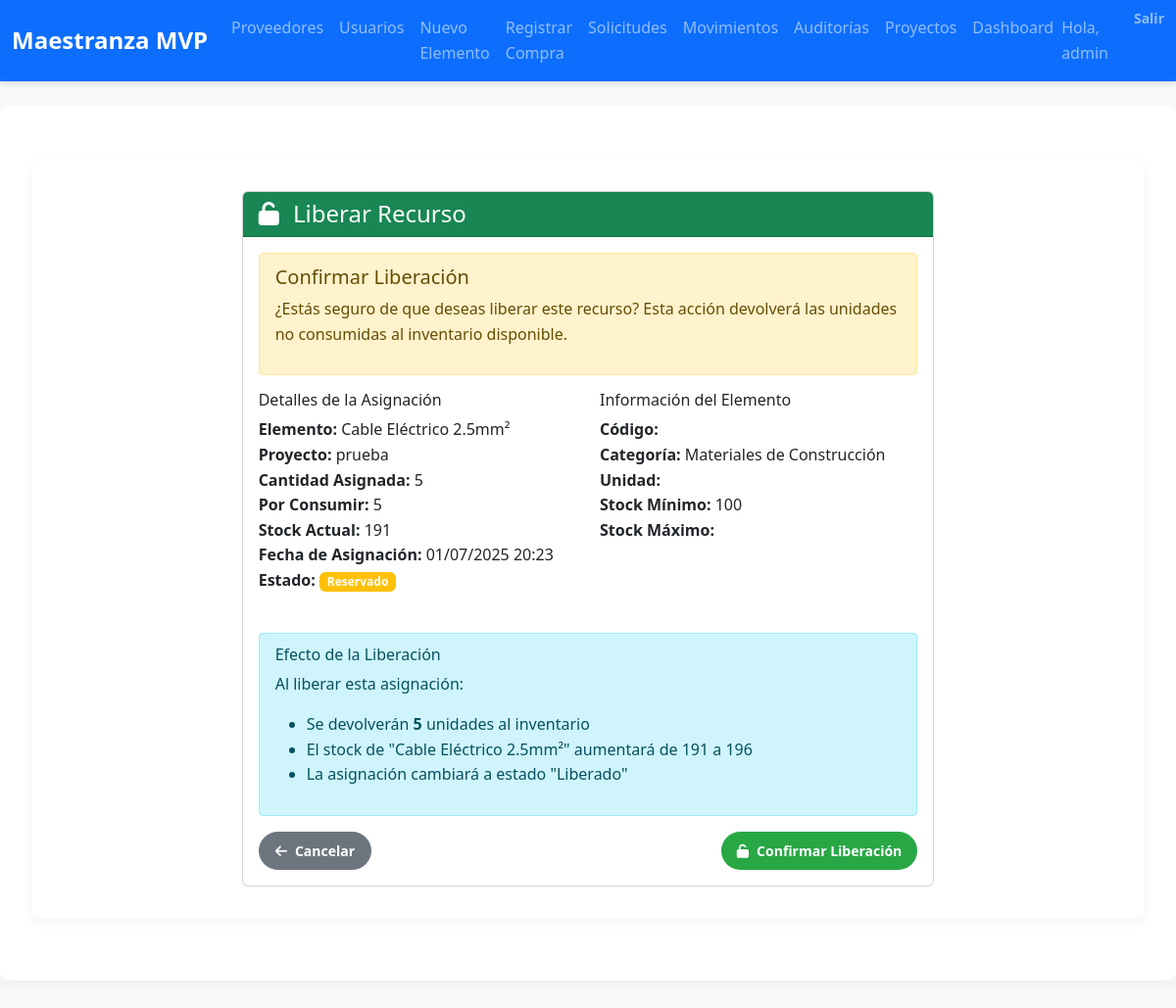
Page /asignaciones/3/liberar/ (signed in) on the committed database.
### inventario/models.py (models this page shows, shortened)
class AsignacionRecurso(models.Model):
    ESTADOS = [
        ('reservado', 'Reservado'),
        ('en_uso', 'En Uso'),
        ('liberado', 'Liberado'),
        ('cancelado', 'Cancelado'),
    ]
    elemento = models.ForeignKey(ElementoInventario, on_delete=models.CASCADE, related_name='asignaciones')
    proyecto = models.CharField(max_length=200)
    cantidad_asignada = models.PositiveIntegerField()
    cantidad_disponible = models.PositiveIntegerField(default=0)  # Cantidad que aún no se ha usado
    fecha_asignacion = models.DateTimeField(auto_now_add=True)
    fecha_liberacion_estimada = models.DateField()
    fecha_liberacion_real = models.DateField(null=True, blank=True)
    estado = models.CharField(max_length=20, choices=ESTADOS, default='reservado')
    asignado_por = models.ForeignKey(User, on_delete=models.CASCADE, related_name='asignaciones_creadas')
    observaciones = models.TextField(blank=True)
    class Meta:
        ordering = ['-fecha_asignacion']
        verbose_name = 'Asignación de Recurso'
        verbose_name_plural = 'Asignaciones de Recursos'

class ElementoInventario(models.Model):
    nombre = models.CharField(max_length=100)
    descripcion = models.TextField(blank=True)
    numero_serie = models.CharField(max_length=50, unique=True)
    proveedor = models.ForeignKey(Proveedor, on_delete=models.PROTECT)
    categoria = models.ForeignKey(Categoria, on_delete=models.SET_NULL, null=True, blank=True)
    etiquetas = models.ManyToManyField(Etiqueta, blank=True)
    ubicacion = models.CharField(max_length=100)
    lote = models.CharField(max_length=50, blank=True, null=True, help_text="Identificador de lote (opcional)")
    fecha_vencimiento = models.DateField(blank=True, null=True, help_text="Fecha de vencimiento (opcional)")
    stock_actual = models.PositiveIntegerField(default=0)
    stock_minimo = models.PositiveIntegerField(default=1)

class Categoria(models.Model):
    nombre = models.CharField(max_length=50, unique=True)
    descripcion = models.TextField(blank=True)
    color = models.CharField(max_length=7, default='#007bff', help_text='Color en formato hexadecimal')
    class Meta:
        verbose_name_plural = "Categorías"
        ordering = ['nombre']
    def __str__(self):
        return self.nombre

### inventario/decorators.py (the view)
        def wrapper(request, *args, **kwargs):
            user = request.user
            if user.is_authenticated and (
                user.is_superuser or
                user.groups.filter(name=role_name).exists()
            ):
                return view_func(request, *args, **kwargs)
            messages.error(request,
                "🚫 No tienes permiso para acceder a esta funcionalidad."
            )
            return redirect('inventario:index')

### inventario/context_processors.py (called while the page is built)
def role_flags(request):
    user = request.user
    return {
        'is_admin':    user.is_authenticated and user.is_superuser,
        'is_gestor':   user.is_authenticated and user.groups.filter(name='Gestor de Inventario').exists(),
        'is_comprador':user.is_authenticated and user.groups.filter(name='Comprador').exists(),
        'is_logistica':user.is_authenticated and user.groups.filter(name='Logística').exists(),
        'is_auditor':  user.is_authenticated and user.groups.filter(name='Auditor').exists(),
        'is_produccion':user.is_authenticated and user.groups.filter(name='Jefe de Producción').exists(),
        'is_gerente_proyecto':user.is_authenticated and user.groups.filter(name='Gerente de Proyectos').exists(),
        'is_usuario_final':user.is_authenticated and user.groups.filter(name='Usuario Final').exists(),
    }

### inventario/views.py (called while the page is built, shortened)
@login_required
@role_required('Jefe de Producción')
def asignacion_liberar(request, pk):
    asignacion = get_object_or_404(AsignacionRecurso, pk=pk)
    return render(request, 'inventario/asignacion_confirm_liberar.html', {
        'asignacion': asignacion
    })

### inventario/templates/inventario/asignacion_confirm_liberar.html (shortened to what this page needs)
{% extends 'inventario/base.html' %}
{% load static %}
{% block content %}
<div class="container mt-4">
    <div class="row">
        <div class="col-md-8 mx-auto">
            <div class="card">
                <div class="card-header bg-success text-white">
                    <h4 class="mb-0">
                        <i class="fas fa-unlock me-2"></i>
                        Liberar Recurso
                    </h4>
                </div>
                <div class="card-body">
                    <div class="alert alert-warning">
                        <h5>Confirmar Liberación</h5>
                        <p>¿Estás seguro de que deseas liberar este recurso? Esta acción devolverá las unidades no consumidas al inventario disponible.</p>
                    </div>
                    <div class="row mb-4">
                        <div class="col-md-6">
                            <h6>Detalles de la Asignación</h6>
                            <ul class="list-unstyled">
                                <li><strong>Elemento:</strong> {{ asignacion.elemento.nombre }}</li>
                                <li><strong>Proyecto:</strong> {{ asignacion.proyecto }}</li>
                                <li><strong>Cantidad Asignada:</strong> {{ asignacion.cantidad_asignada }}</li>
                                <li><strong>Por Consumir:</strong> {{ asignacion.cantidad_disponible }}</li>
                                <li><strong>Stock Actual:</strong> {{ asignacion.elemento.stock_actual }}</li>
                                <li><strong>Fecha de Asignación:</strong> {{ asignacion.fecha_asignacion|date:"d/m/Y H:i" }}</li>
                                <li><strong>Estado:</strong>
                                    {% if asignacion.estado == 'reservado' %}
                                        <span class="badge bg-warning">Reservado</span>
                                    {% elif asignacion.estado == 'liberado' %}
                                        <span class="badge bg-success">Liberado</span>
                                    {% elif asignacion.estado == 'cancelado' %}
                                        <span class="badge bg-danger">Cancelado</span>
                                    {% endif %}
                                </li>
                            </ul>
                        </div>
                        <div class="col-md-6">
                            <h6>Información del Elemento</h6>
                            <ul class="list-unstyled">
                                <li><strong>Código:</strong> {{ asignacion.elemento.codigo }}</li>
                                <li><strong>Categoría:</strong> {{ asignacion.elemento.categoria }}</li>
                                <li><strong>Unidad:</strong> {{ asignacion.elemento.unidad }}</li>
                                <li><strong>Stock Mínimo:</strong> {{ asignacion.elemento.stock_minimo }}</li>
                                <li><strong>Stock Máximo:</strong> {{ asignacion.elemento.stock_maximo }}</li>
                            </ul>
                        </div>
                    </div>
                    {% if asignacion.cantidad_disponible > 0 %}
                        <div class="alert alert-info">
                            <h6>Efecto de la Liberación</h6>
                            <p>Al liberar esta asignación:</p>
                            <ul>
                                <li>Se devolverán <strong>{{ asignacion.cantidad_disponible }}</strong> unidades al inventario</li>
                                <li>El stock de "{{ asignacion.elemento.nombre }}" aumentará de {{ asignacion.elemento.stock_actual }} a {{ asignacion.elemento.stock_actual|add:asignacion.cantidad_disponible }}</li>
                                <li>La asignación cambiará a estado "Liberado"</li>
                            </ul>
                        </div>
                        <form method="post">
                            <div class="d-flex justify-content-between">
                                <a href="{% url 'inventario:asignacion_list' %}" class="btn btn-secondary">
                                    <i class="fas fa-arrow-left me-2"></i>Cancelar
                                </a>
                                <button type="submit" class="btn btn-success">
                                    <i class="fas fa-unlock me-2"></i>Confirmar Liberación
                                </button>
                            </div>
                        </form>
                    {% endif %}
                </div>
            </div>
        </div>
    </div>
</div>
{% endblock %}

### inventario/templates/inventario/base.html (shortened to what this page needs)
{% load static %}
<!DOCTYPE html>
<html lang="es">
<head>
  <link
    href="https://cdn.jsdelivr.net/npm/bootstrap@5.3.2/dist/css/bootstrap.min.css"
    rel="stylesheet"
>
  <link
    href="https://cdnjs.cloudflare.com/ajax/libs/font-awesome/6.4.0/css/all.min.css"
    rel="stylesheet"
>
  <link rel="stylesheet" href="{% static 'inventario/css/styles.css' %}">
</head>
<body>
  <nav class="navbar navbar-expand-lg navbar-dark bg-primary">
    <div class="container-fluid">
      <a class="navbar-brand" href="{% url 'inventario:index' %}">Maestranza MVP</a>
      <div class="collapse navbar-collapse" id="navbarNav">
        <ul class="navbar-nav me-auto">
          {% if user.is_authenticated %}
            {% if is_admin %}
              <li class="nav-item"><a class="nav-link" href="{% url 'inventario:proveedor_list' %}">Proveedores</a></li>
              <li class="nav-item"><a class="nav-link" href="{% url 'inventario:usuario_list' %}">Usuarios</a></li>
              <li class="nav-item"><a class="nav-link" href="{% url 'inventario:elemento_create' %}">Nuevo Elemento</a></li>
              <li class="nav-item"><a class="nav-link" href="{% url 'inventario:recepcion_create' %}">Registrar Compra</a></li>
              <li class="nav-item"><a class="nav-link" href="{% url 'inventario:solicitud_list' %}">Solicitudes</a></li>
              <li class="nav-item"><a class="nav-link" href="{% url 'inventario:movimiento_list' %}">Movimientos</a></li>
              <li class="nav-item"><a class="nav-link" href="{% url 'inventario:auditoria_list' %}">Auditorías</a></li>
              <li class="nav-item"><a class="nav-link" href="{% url 'inventario:proyecto_list' %}">Proyectos</a></li>
              <li class="nav-item"><a class="nav-link" href="{% url 'inventario:dashboard_proyectos' %}">Dashboard</a></li>
            {% endif %}
          {% endif %}
        </ul>
        <ul class="navbar-nav">
          {% if user.is_authenticated %}
            <li class="nav-item navbar-text me-3">Hola, {{ user.username }}</li>
            <li class="nav-item">
              <form method="post" action="{% url 'logout' %}" class="d-inline">
                <button class="nav-link btn btn-link p-0">Salir</button>
              </form>
            </li>
          {% endif %}
        </ul>
      </div>
    </div>
  </nav>
  <div class="container mt-4">
    {% block content %}{% endblock %}
  </div>
</body>
</html>

### inventario/static/inventario/css/styles.css (style rules this page uses)
:root { --brand-primary: #0056b3; --brand-secondary: #6c757d; --brand-success: #28a745; --brand-warning: #ffc107; --brand-danger: #dc3545; --brand-info: #17a2b8; --light-bg: #f8f9fa; --dark-bg: #343a40; --text-base: #212529; --text-muted: #6c757d; --table-border: #dee2e6; --stripe-bg: rgba(0, 0, 0, 0.03); }
* { margin: 0; padding: 0; box-sizing: border-box; }
body { font-family: 'Segoe UI', Tahoma, Geneva, Verdana, sans-serif; background-color: var(--light-bg); color: var(--text-base); line-height: 1.6; }
.navbar { box-shadow: 0 2px 8px rgba(0, 0, 0, 0.15); }
.navbar-brand { font-weight: 700; font-size: 1.5rem; }
.nav-link { font-weight: 500; }
.container { max-width: 1200px; margin: 2rem auto; background: #fff; padding: 2rem; border-radius: 0.5rem; box-shadow: 0 4px 12px rgba(0, 0, 0, 0.05); }
.btn { border-radius: 2rem; padding: 0.5rem 1rem; font-size: 0.875rem; font-weight: 600; transition: filter 0.2s ease; }
.btn-success { background-color: var(--brand-success); border: none; }
.alert { padding: 0.75rem 1rem; border-radius: 0.25rem; font-weight: 500; margin-bottom: 1rem; }

### rows in the picture
AsignacionRecurso: elemento.nombre "Cable Eléctrico 2.5mm²", proyecto "prueba", cantidad_asignada "5", cantidad_disponible "5", elemento.stock_actual "191", fecha_asignacion "01/07/2025 20:23", elemento.categoria "Materiales de Construcción", elemento.stock_minimo "100", elemento.stock_actual|add "196"

### other values in the picture
{{ user.username }} "admin"
